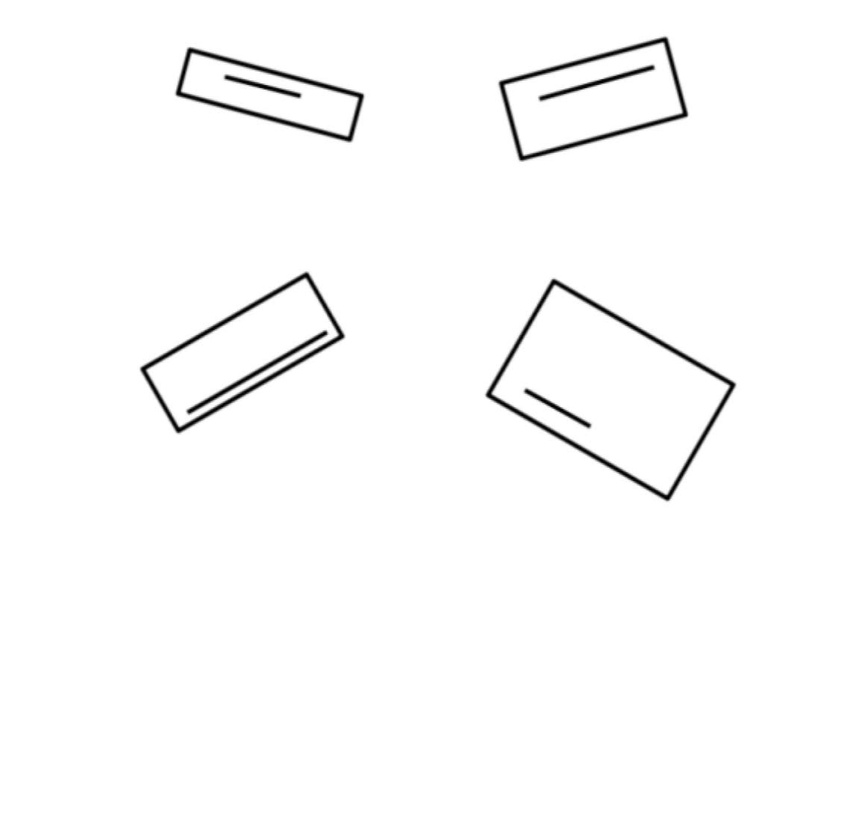
#> input picture img.jpg, 865 x 816 px, shrunk from 1159 x 1094 before the run
$ python rectangle_alignment.py
#> lines starting #> are read from the running program, lines starting #| are printed output that depends on the picture; after the words box and inside, x2 and y2 are one past the last pixel; in counts of white or black regions, pixels touching at a corner belong together
import numpy as np
import cv2

img = cv2.imread("img.jpg")
#> img is the input picture: shape (816, 865, 3); min 0, max 255, mean 250.8

# converting image to grayscale
gray = cv2.cvtColor(img, cv2.COLOR_BGR2GRAY)

height, width = gray.shape
#> height = 816; width = 865

# inverse thresholding
ret,thresh = cv2.threshold(gray,127,255,cv2.THRESH_BINARY_INV)
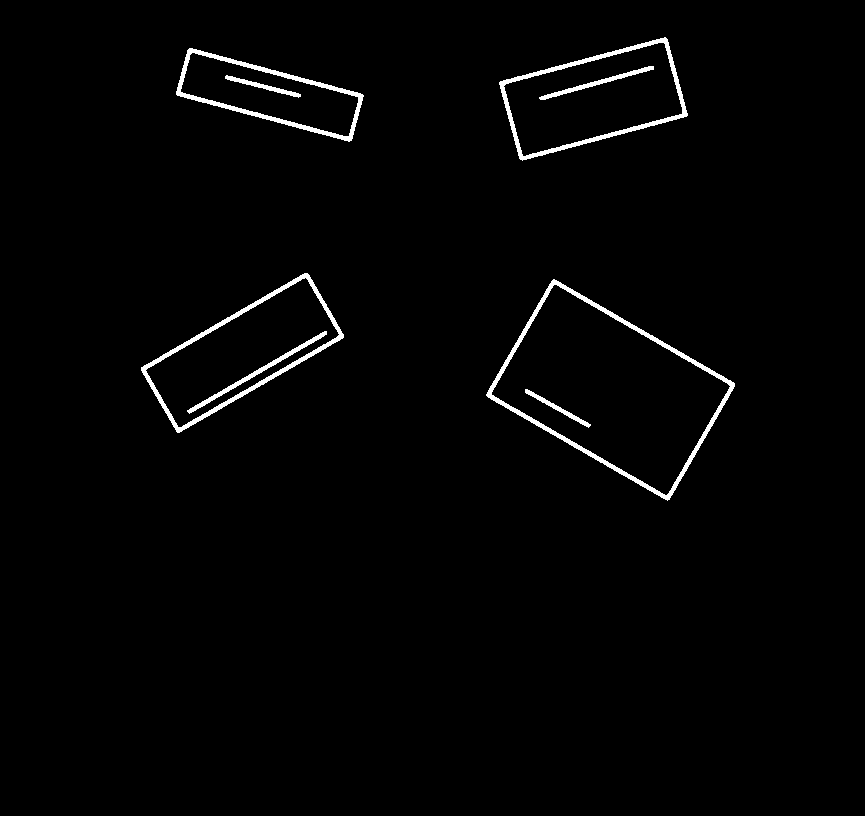
#> thresh: shape (816, 865); 1.6% white; 8 white regions

# contour detection on grayscale image
contours,hierarchy = cv2.findContours(thresh, cv2.RETR_EXTERNAL, cv2.CHAIN_APPROX_SIMPLE)
#> contours = 4 contours; box (x1, y1, x2, y2) and area: (486, 279, 735, 501) 28461, (141, 273, 344, 433) 14436, (499, 37, 688, 161) 14148, (176, 48, 364, 142) 8849
print("Number of contours detected:", len(contours))
#| Number of contours detected: 4

for cnt in contours:
    approx = cv2.approxPolyDP(cnt, 0.01*cv2.arcLength(cnt, True), True)
    if len(approx) == 4:
        x,y,w,h = cv2.boundingRect(cnt)

        img_center, (rect_w, rect_h), angle = cv2.minAreaRect(cnt) # getting center, width, height and angle of minimal rectagular shape inside contour

        # for handling rectagle rotation such that width is always parallel to x-axis
        if rect_h > rect_w:
            angle = angle - 90

        # generating rotation matrix
        rot_mat = cv2.getRotationMatrix2D(img_center, angle, 1.0)

        # affine transformation
        result = cv2.warpAffine(img, rot_mat, img.shape[1::-1], flags=cv2.INTER_LINEAR)

        # cropping rotated rectangle
        rect_1 = result[y:y+h, x:x+w]

        cv2.imshow("image", rect_1)
        cv2.waitKey(0)
#> this loop made 4 passes
#> (approx, x, y, w, h, img_center, rect_w, rect_h) on passes 1 to 4: ([[553, 279], [486, 395], [669, 499], [734, 383]], 486, 279, 249, 222, (610.3, 389.4), 136, 211.8), ([[307, 273], [141, 367], [177, 432], [343, 337]], 141, 273, 203, 160, (242, 352.2), 193.6, 76.02), ([[187, 50], [177, 95], [351, 140], [362, 94]], 176, 48, 188, 94, (269.3, 94.27), 49.92, 182.3), ([[667, 39], [500, 81], [519, 158], [686, 116]], 499, 37, 189, 124, (593, 98.54), 174.4, 82.78)
#> pass 1, `result = cv2.warpAffine(img, rot_mat, img.shape[1::-1], flags=cv2.INTE..`:
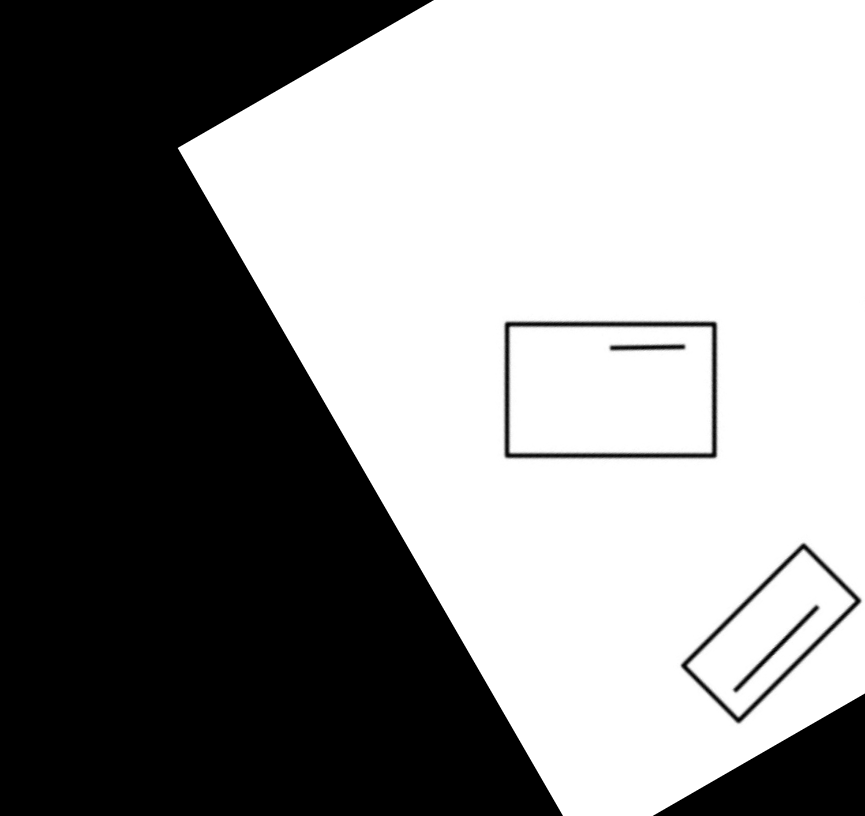
#> result: shape (816, 865, 3); min 0, max 255, mean 142.4
#> pass 1, `rect_1 = result[y:y+h, x:x+w]`:
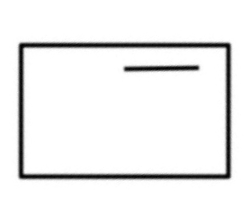
#> rect_1: shape (222, 249, 3); min 0, max 255, mean 239.4
#> pass 2, `result = cv2.warpAffine(img, rot_mat, img.shape[1::-1], flags=cv2.INTE..`:
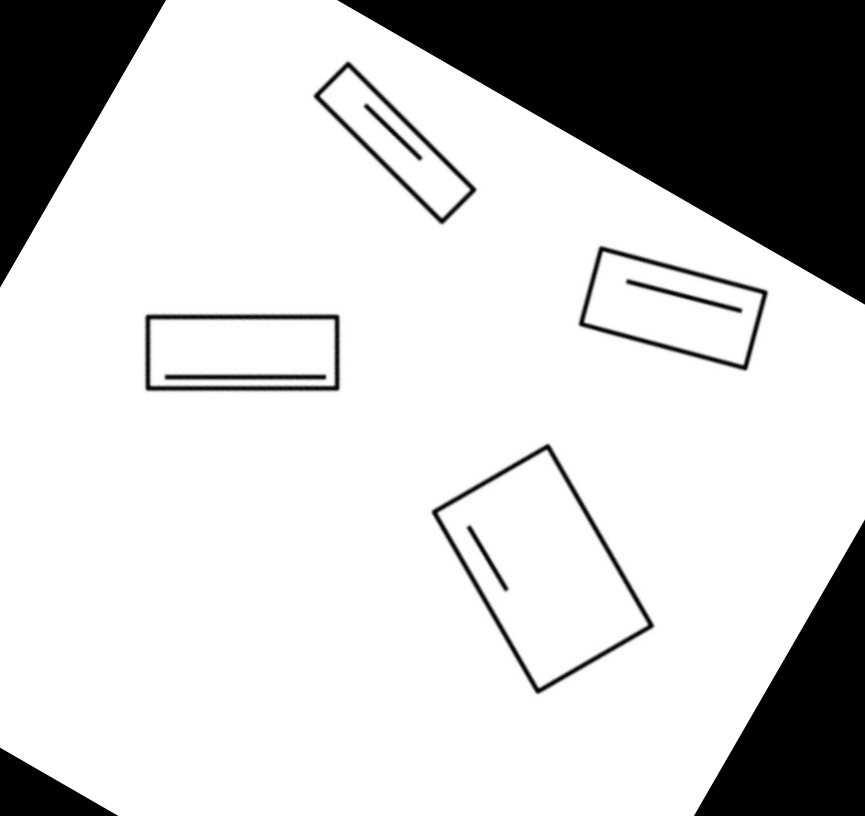
#> result: shape (816, 865, 3); min 0, max 255, mean 202.5
#> pass 2, `rect_1 = result[y:y+h, x:x+w]`:
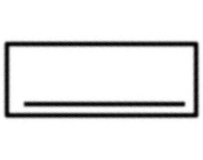
#> rect_1: shape (160, 203, 3); min 2, max 255, mean 230.9
